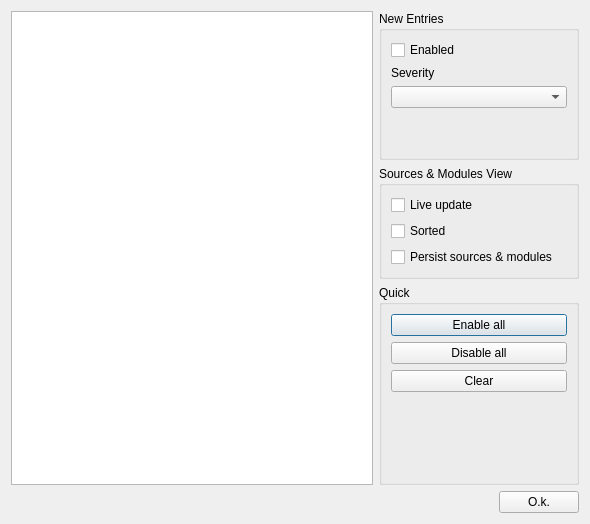
<?xml version="1.0" encoding="UTF-8"?>
<ui version="4.0">
 <class>ExtendedFilterDialog</class>
 <widget class="QDialog" name="ExtendedFilterDialog">
  <property name="geometry">
   <rect>
    <x>0</x>
    <y>0</y>
    <width>590</width>
    <height>524</height>
   </rect>
  </property>
  <property name="sizePolicy">
   <sizepolicy hsizetype="Fixed" vsizetype="Preferred">
    <horstretch>0</horstretch>
    <verstretch>0</verstretch>
   </sizepolicy>
  </property>
  <property name="windowTitle">
   <string>AntiLog - Extended filter setup</string>
  </property>
  <layout class="QVBoxLayout" name="verticalLayout">
   <item>
    <layout class="QHBoxLayout" name="horizontalLayout">
     <property name="sizeConstraint">
      <enum>QLayout::SetDefaultConstraint</enum>
     </property>
     <item>
      <layout class="QVBoxLayout" name="verticalLayout_3">
       <property name="sizeConstraint">
        <enum>QLayout::SetDefaultConstraint</enum>
       </property>
       <item>
        <layout class="QVBoxLayout" name="verticalLayout_4">
         <property name="sizeConstraint">
          <enum>QLayout::SetDefaultConstraint</enum>
         </property>
         <item>
          <widget class="QTreeView" name="treeView">
           <property name="sizePolicy">
            <sizepolicy hsizetype="MinimumExpanding" vsizetype="Expanding">
             <horstretch>1</horstretch>
             <verstretch>0</verstretch>
            </sizepolicy>
           </property>
           <property name="minimumSize">
            <size>
             <width>350</width>
             <height>0</height>
            </size>
           </property>
           <property name="maximumSize">
            <size>
             <width>16777215</width>
             <height>16777215</height>
            </size>
           </property>
           <property name="showDropIndicator" stdset="0">
            <bool>false</bool>
           </property>
           <property name="selectionMode">
            <enum>QAbstractItemView::NoSelection</enum>
           </property>
           <property name="selectionBehavior">
            <enum>QAbstractItemView::SelectRows</enum>
           </property>
           <attribute name="headerStretchLastSection">
            <bool>false</bool>
           </attribute>
          </widget>
         </item>
        </layout>
       </item>
      </layout>
     </item>
     <item>
      <layout class="QVBoxLayout" name="verticalLayout_2">
       <property name="sizeConstraint">
        <enum>QLayout::SetMinimumSize</enum>
       </property>
       <item>
        <widget class="QGroupBox" name="groupBox">
         <property name="sizePolicy">
          <sizepolicy hsizetype="MinimumExpanding" vsizetype="Preferred">
           <horstretch>0</horstretch>
           <verstretch>0</verstretch>
          </sizepolicy>
         </property>
         <property name="minimumSize">
          <size>
           <width>200</width>
           <height>0</height>
          </size>
         </property>
         <property name="maximumSize">
          <size>
           <width>200</width>
           <height>16777215</height>
          </size>
         </property>
         <property name="title">
          <string>New Entries</string>
         </property>
         <layout class="QVBoxLayout" name="verticalLayout_5">
          <item>
           <widget class="QCheckBox" name="checkBoxEnabled">
            <property name="text">
             <string>Enabled</string>
            </property>
           </widget>
          </item>
          <item>
           <widget class="QLabel" name="label">
            <property name="text">
             <string>Severity</string>
            </property>
           </widget>
          </item>
          <item>
           <widget class="QComboBox" name="comboBoxSeverity"/>
          </item>
          <item>
           <spacer name="verticalSpacer">
            <property name="orientation">
             <enum>Qt::Vertical</enum>
            </property>
            <property name="sizeType">
             <enum>QSizePolicy::Minimum</enum>
            </property>
            <property name="sizeHint" stdset="0">
             <size>
              <width>20</width>
              <height>40</height>
             </size>
            </property>
           </spacer>
          </item>
         </layout>
        </widget>
       </item>
       <item>
        <widget class="QGroupBox" name="groupBox_3">
         <property name="title">
          <string>Sources &amp;&amp; Modules View</string>
         </property>
         <layout class="QVBoxLayout" name="verticalLayout_7">
          <item>
           <widget class="QCheckBox" name="checkBoxAutoUpdate">
            <property name="text">
             <string>Live update</string>
            </property>
           </widget>
          </item>
          <item>
           <widget class="QCheckBox" name="checkBoxSorted">
            <property name="text">
             <string>Sorted</string>
            </property>
           </widget>
          </item>
          <item>
           <widget class="QCheckBox" name="checkBoxPersist">
            <property name="text">
             <string>Persist sources &amp;&amp; modules</string>
            </property>
           </widget>
          </item>
         </layout>
        </widget>
       </item>
       <item>
        <widget class="QGroupBox" name="groupBox_2">
         <property name="title">
          <string>Quick</string>
         </property>
         <layout class="QVBoxLayout" name="verticalLayout_6">
          <item>
           <widget class="QPushButton" name="pushButtonEnableAll">
            <property name="text">
             <string>Enable all</string>
            </property>
           </widget>
          </item>
          <item>
           <widget class="QPushButton" name="pushButtonDisableAll">
            <property name="text">
             <string>Disable all</string>
            </property>
           </widget>
          </item>
          <item>
           <widget class="QPushButton" name="pushButtonClear">
            <property name="text">
             <string>Clear</string>
            </property>
           </widget>
          </item>
          <item>
           <spacer name="verticalSpacer_2">
            <property name="orientation">
             <enum>Qt::Vertical</enum>
            </property>
            <property name="sizeHint" stdset="0">
             <size>
              <width>20</width>
              <height>40</height>
             </size>
            </property>
           </spacer>
          </item>
         </layout>
        </widget>
       </item>
      </layout>
     </item>
    </layout>
   </item>
   <item>
    <layout class="QHBoxLayout" name="horizontalLayout_2">
     <property name="sizeConstraint">
      <enum>QLayout::SetDefaultConstraint</enum>
     </property>
     <item>
      <spacer name="horizontalSpacer">
       <property name="orientation">
        <enum>Qt::Horizontal</enum>
       </property>
       <property name="sizeHint" stdset="0">
        <size>
         <width>40</width>
         <height>20</height>
        </size>
       </property>
      </spacer>
     </item>
     <item>
      <widget class="QPushButton" name="pushButton">
       <property name="text">
        <string>O.k.</string>
       </property>
       <property name="icon">
        <iconset resource="../../resources.qrc">
         <normaloff>:/artwork/artwork/button_ok.svg</normaloff>:/artwork/artwork/button_ok.svg</iconset>
       </property>
      </widget>
     </item>
    </layout>
   </item>
  </layout>
 </widget>
 <resources>
  <include location="../../resources.qrc"/>
 </resources>
 <connections/>
</ui>
